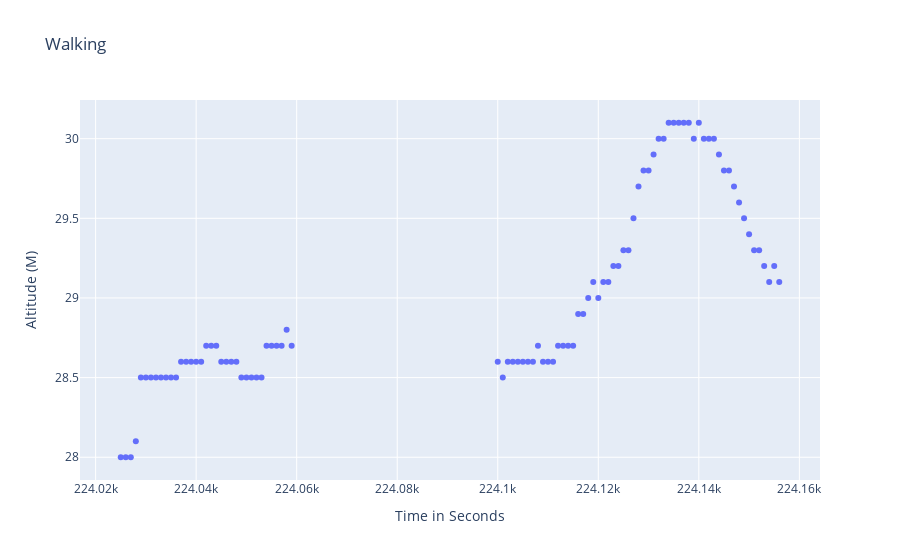

This figure's notebook cell:
### Code cell
# Scatter plot of altitude vs time

fig_1 = px.scatter(df_op_w, x="UTC", y="Altitude",labels={"Altitude": "Altitude (M)", "UTC": "Time in Seconds"}, title="Walking")
fig_1.show()
